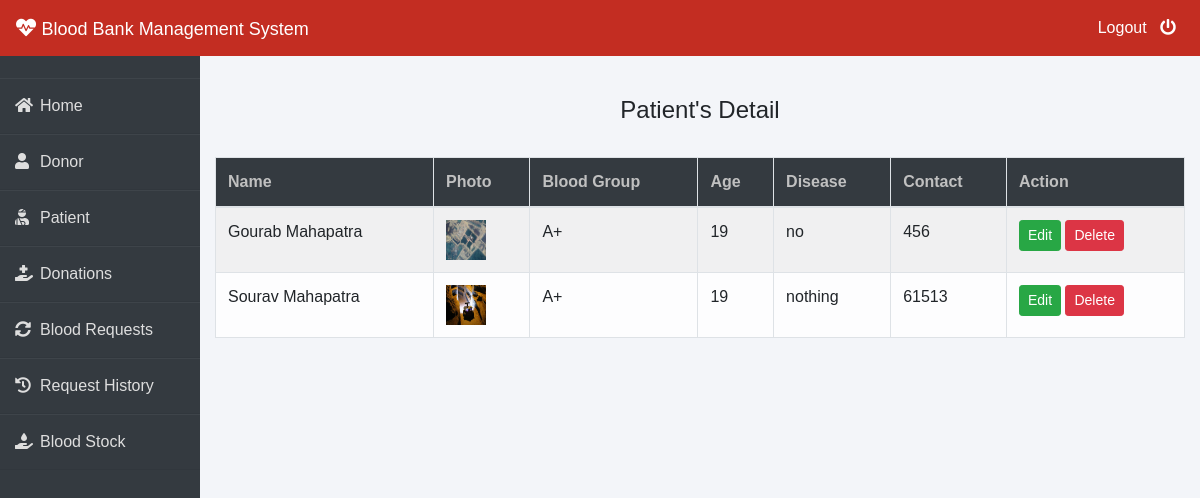
Page /admin-patient (signed in) on the earlier database version.
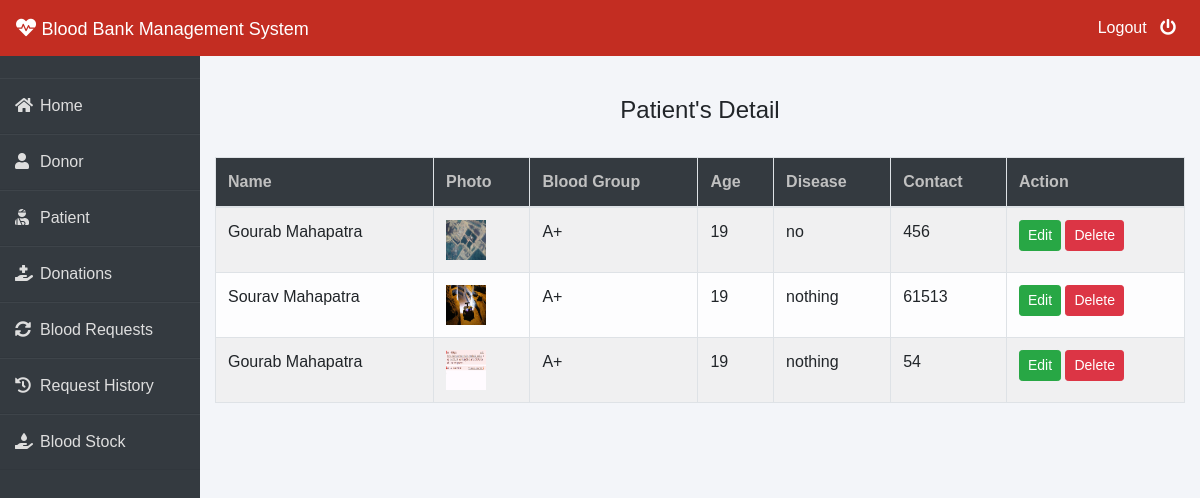
Same page on the later database version.
### patient/models.py (models this page shows, shortened)
class Patient(models.Model):
    user=models.OneToOneField(User,on_delete=models.CASCADE)
    profile_pic= models.ImageField(upload_to='profile_pic/Patient/',null=True,blank=True)
    age=models.PositiveIntegerField()
    bloodgroup=models.CharField(max_length=10)
    disease=models.CharField(max_length=100)
    doctorname=models.CharField(max_length=50)
    address = models.CharField(max_length=40)
    mobile = models.CharField(max_length=20,null=False)
    @property
    def get_name(self):
        return self.user.first_name+" "+self.user.last_name

### blood/views.py (the view)
# urls.py: path('admin-patient', views.admin_patient_view,name='admin-patient'),
@login_required(login_url='adminlogin')
def admin_patient_view(request):
    patients=pmodels.Patient.objects.all()
    return render(request,'blood/admin_patient.html',{'patients':patients})

### templates/blood/admin_patient.html
{% extends 'blood/adminbase.html' %}
{% block content %}
{% load widget_tweaks %}
{%load static%}
<br><br>
<div class="container">
    <H4 class="text-center">Patient's Detail</H4><br>
    <table class="table table-light table-hover table-bordered table-striped">
        <thead class="bg-dark">
            <tr>
                <th scope="col" style="color: rgb(192, 192, 192);">Name</th>
                <th scope="col" style="color: rgb(192, 192, 192);">Photo</th>
                <th scope="col" style="color: rgb(192, 192, 192);">Blood Group</th>
                <th scope="col" style="color: rgb(192, 192, 192);">Age</th>
                <th scope="col" style="color: rgb(192, 192, 192);">Disease</th>
                <th scope="col" style="color: rgb(192, 192, 192);">Contact</th>
                <th style="color: rgb(192, 192, 192);">Action</th>
            </tr>
        </thead>
        <tbody>
            {% for t in patients %}
            <tr>
                <td> {{t.get_name}}</td>
                <td> <img src="{% static t.profile_pic.url %}" alt="Profile Pic" height="40px" width="40px" /></td>
                <td>{{t.bloodgroup}}</td>
                <td>{{t.age}}</td>
                <td>{{t.disease}}</td>
                <td>{{t.mobile}}</td>
                <td>
                    <button class="btn btn-success btn-sm"><a  style="text-decoration: none;color: white;" href="{% url 'update-patient' t.id  %}">Edit</a> </button>
                    <button class="btn btn-danger btn-sm"><a  style="text-decoration: none;color: white;" href="{% url 'delete-patient' t.id  %}">Delete</a> </button>
                </td>
            </tr>
            {% endfor %}
        </tbody>
    </table>
</div>
{% endblock content %}

### templates/blood/adminbase.html (shortened to what this page needs)
<!DOCTYPE html>
<html lang="en">
<head>
    <link rel="stylesheet" href="https://maxcdn.bootstrapcdn.com/bootstrap/4.0.0/css/bootstrap.min.css">
    <link rel="stylesheet" href="https://cdnjs.cloudflare.com/ajax/libs/font-awesome/5.14.0/css/all.css">
</head>
<body>
    <nav class="navbar navbar-expand-lg navbar-light fixed-top bg-danger">
        <a style="color:white;" class="navbar-brand" href="/"><i class="fa fa-heartbeat"></i>&nbsp;<font face = "Comic sans MS" size ="4">Blood Bank Management System</font></a>
        <div class="navbar-collapse collapse w-100 order-3 dual-collapse2">
            <ul class="navbar-nav ml-auto">
                <li class="nav-item">
                    <a class="nav-link" style="color: white;" href="/logout">Logout &nbsp; <i class="fas fa-power-off"></i></a>
                </li>
            </ul>
        </div>
      </nav>
<br><br>
<div class="wrapper">
    <div class="sidebar">
        <ul>
            <li><a style="text-decoration:none;" href="/"><i class="fas fa-home"></i>Home</a></li>
            <li><a style="text-decoration:none;" href="/admin-donor"><i class="fas fa-user"></i>Donor</a></li>
            <li><a style="text-decoration:none;" href="/admin-patient"><i class="fas fa-user-injured"></i>Patient</a></li>
            <li><a style="text-decoration:none;" href="/admin-donation"><i class="fas fa-hand-holding-medical"></i>Donations</a></li>
            <li><a style="text-decoration:none;" href="/admin-request"><i class="fas fa-sync-alt"></i>Blood Requests</a></li>
            <li><a style="text-decoration:none;" href="/admin-request-history"><i class="fas fa-history"></i>Request History</a></li>
            <li><a style="text-decoration:none;" href="/admin-blood"><i class="fas fa-hand-holding-water"></i>Blood Stock</a></li>
        </ul>
    </div>
    <div class="main_content">
{% block content %}
{% endblock content %}
    </div>
</div>
</body>
</html>

### templates/blood/adminbase.html (style rules this page uses)
* { margin: 0; padding: 0; box-sizing: border-box; list-style: none; text-decoration: none; font-family: 'Josefin Sans', sans-serif; }
body { background-color: #f3f5f9; }
.bg-danger { background-color: #c32d22!important; }
.wrapper { display: flex; position: relative; }
.wrapper .sidebar { width: 200px; height: 100%; background: #343a40; padding: 30px 0px; position: fixed; }
.wrapper .sidebar ul li { padding: 15px; border-bottom: 1px solid #dedede; border-bottom: 1px solid rgba(0,0,0,0.05); border-top: 1px solid rgba(255,255,255,0.05); }
.wrapper .sidebar ul li a { color: #dedede; display: block; }
.wrapper .sidebar ul li a .fas { width: 25px; }
.wrapper .main_content { width: 100%; margin-left: 200px; }

Differences in the rows shown:
added Patient: get_name "Gourab Mahapatra", profile_pic (picture), bloodgroup "A+", age "19", disease "nothing", mobile "54"
